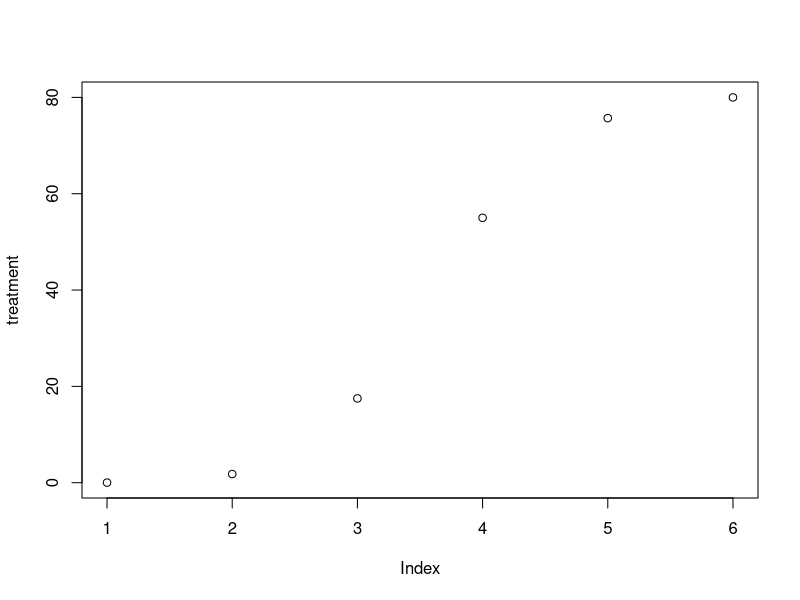
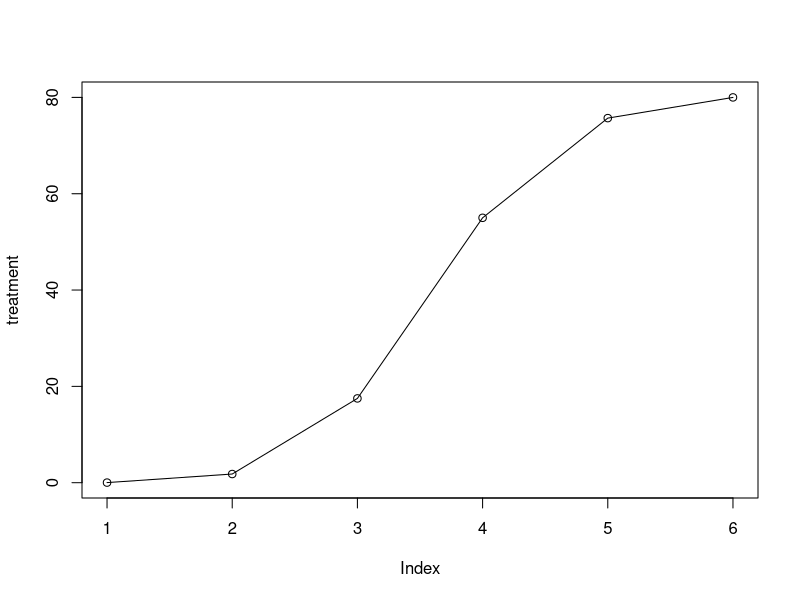
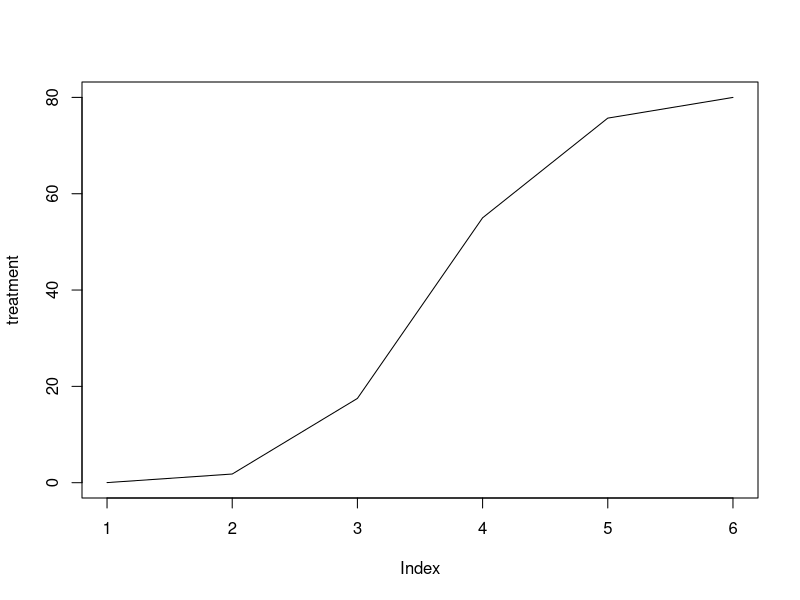
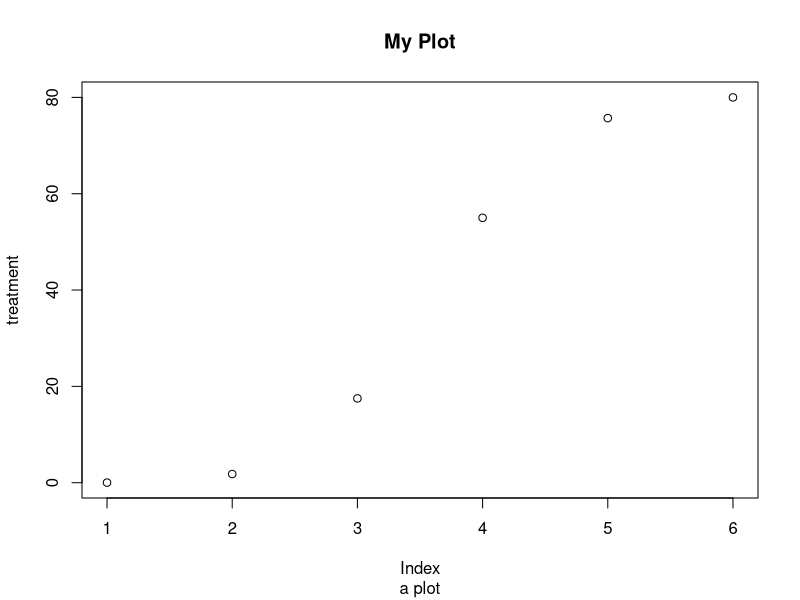
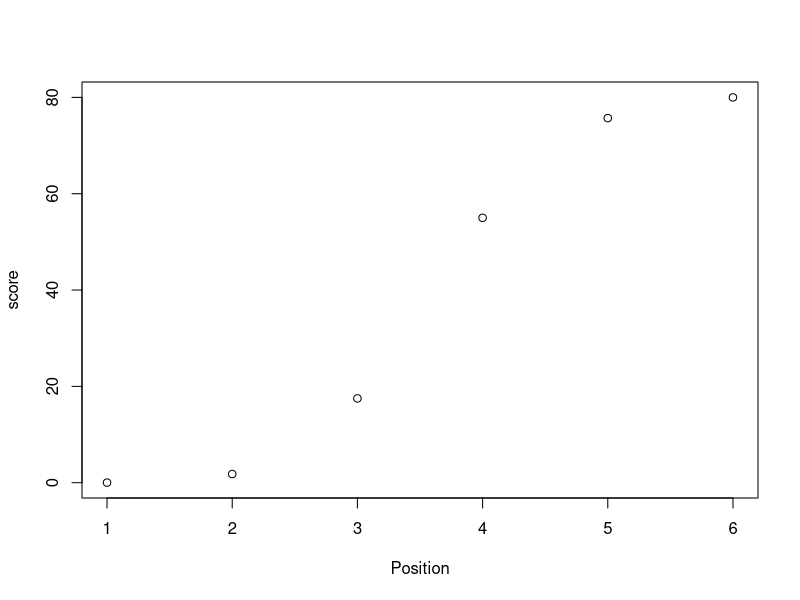
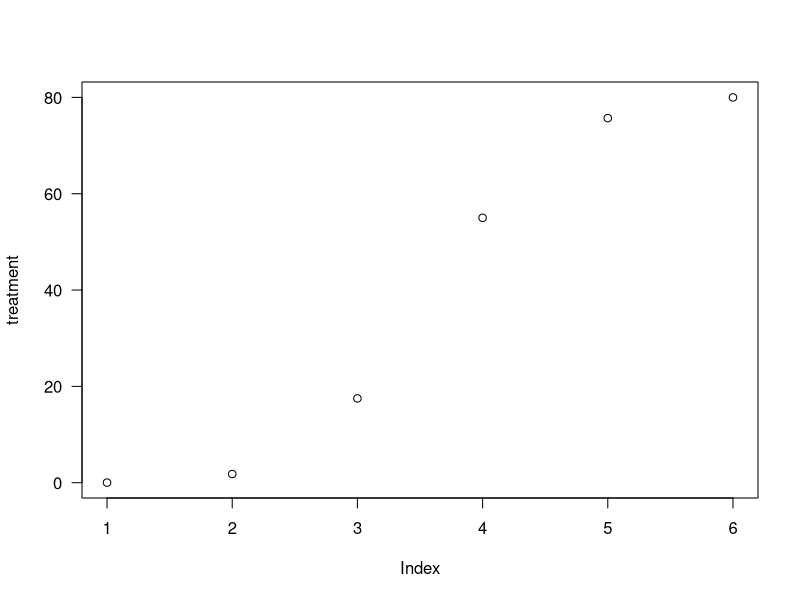
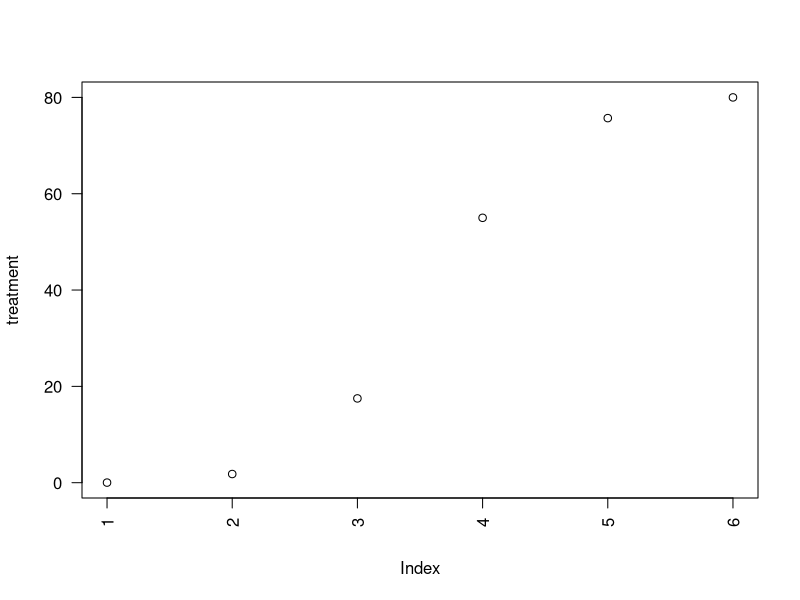
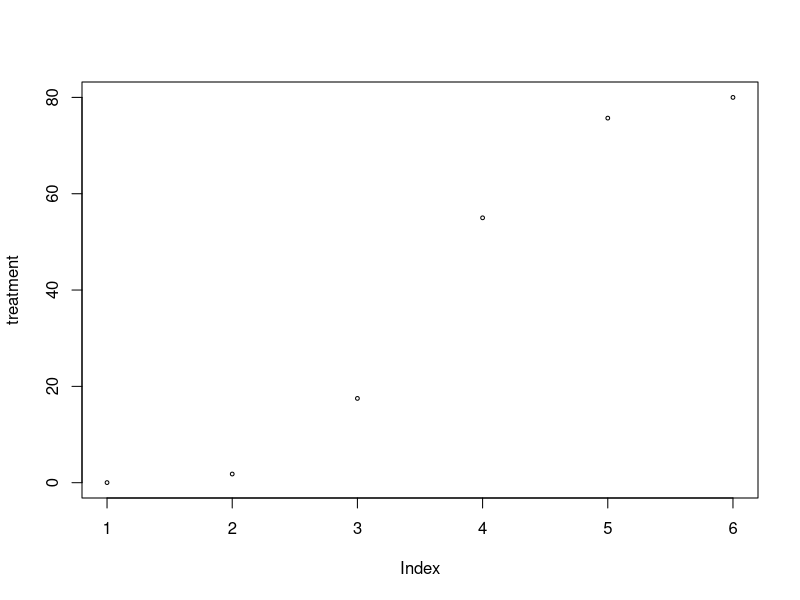

Write the R code that produced these figures, in order.
treatment <- c(0.02,1.8, 17.5, 55,75.7, 80)

plot(treatment)

#make it a line plot
plot(treatment, type = 'o')

#only line
plot(treatment, type="l")

#add a title with main argument and or a sub-title
plot(treatment, main="My Plot", sub="a plot")

#customize our x and y axis label with the `xlab` and `ylab` 
plot(treatment, xlab="Position", ylab="score")

#control the orientation of labels on axis using `las` argument
plot(treatment, las=1)
plot(treatment, las=2)

#control the size of points in our plot using the `cex` parameter
plot(treatment, cex=0.5)

#control the type of points in our plot using the `pch` parameter
plot(treatment, pch=8)

#line we control size with `lwd` parameter
plot(treatment, type="l",lwd=100)

#control the type of line with `lty` parameter
plot(treatment, type="l",lty=1)

#control color or lines or points using the `col` argument
plot(treatment, type="l", col="red")
plot(treatment, type="l", col="dodgerblue")

#specify `rgb` color and use define `alpha` to set transparency
myRed <- rgb(1,0,0, alpha=0.5)
plot(treatment, type="p", cex=4, pch=20, col=myRed)

#`par` set or query graphical parameters. Among other uses (size of plot margins `mar`, spacing between margin elements `mgp`, dimensions of whole plot `fig`, etc.), you modify `par` to plot two graphs next to each others
par(mfrow = c(1, 2))
plot(treatment, type="p", cex=4, pch=20, col=myRed)
plot(treatment, type="p", cex=4, pch=20, col='#87736f')

#reset the parameter
dev.off()

control <- c(0, 20, 40, 60, 80,100)
plot(control,treatment)

#`line`for create another line in the same plot
plot(treatment, type="o", col="blue")
lines(control, type="o", pch=22, lty=2, col="red")

#define the limit by `xlim`and `ylim` 
plot(treatment, type="o", col="blue",ylim=c(0,100))
lines(control, type="o", pch=22, lty=2, col="red")

#change limit automatically by `range`
g_range <- range(0, treatment, control)
g_range
plot(treatment, type="o", col="blue", ylim=g_range)

#turn off axis and annotation plotting using `axes=FALSE` and `ann=FALSE`
plot(treatment, type="o", col="blue", ylim=g_range, axes=FALSE, ann=FALSE)

#create our own X axis by using the `axis()` function. We specify the `side` argument for where to place axis, the `at` argument to specify where to put axis ticks and `lab` argument to specify labels for axis ticks
plot(treatment, type="o", col="blue", ylim=g_range, axes=FALSE, ann=FALSE)
axis(side=1, at=1:6, lab=c("Mon","Tue","Wed","Thu","Fri","Sat"))

#use `seq()` function to make axis tick positions for `at` argument
plot(treatment, type="o", col="blue", ylim=g_range, axes=FALSE, ann=FALSE)
axis(side=1, at=1:6, lab=c("Mon","Tue","Wed","Thu","Fri","Sat"))
axis(2, las=1, at=seq(0,g_range[2],by=20))

#add a box around our plot using the `box()` function.
box()

#add legend `legend()`
plot(treatment, type="o", col="blue", lwd=1, ylim=g_range,axes=FALSE, ann=FALSE)
axis(1, at=1:6, lab=c("Mon","Tue","Wed","Thu","Fri","Sat"))
axis(2, las=1, at=20*0:g_range[2])
box()
lines(control, type="o", pch=22, lty=2, col="red", lwd=2.5)
legend("topleft",legend=c("treatment","control"),col=c("blue","red"), pch=21:22, lty=1:2, lwd=c(1,2.5))

#for color blind
install.packages('viridis')
library(viridis)
viridis(5)

#Histogram
hist(treatment)
hist(treatment, col="lightblue", ylim=c(0,5),cex.main=0.8)

par(mfrow = c(1, 2))
hist(treatment, col="lightblue", ylim=c(0,5), cex.main=0.8, breaks = 2)
hist(treatment, col="lightblue", ylim=c(0,5), cex.main=0.8, breaks = 10)

#Dot charts help compare paired data
data<-data.frame(treatment, control)
row.names(data)<-c("Mon","Tue","Wed","Thu","Fri","Sat")
dotchart(as.matrix(t(data)))
dotchart(as.matrix(t(data)), color=c("red","blue"),main="Dotchart", cex=0.5)

#Boxplot
boxplot(len ~ dose, data = ToothGrowth,
        boxwex = 0.25, at = 1:3 - 0.2,
        horizontal=T, las= 1,
        subset = supp == "VC", col = "yellow",
        main = "Guinea Pigs' Tooth Growth",
        xlab = "tooth length",
        ylab = "Vitamin C dose mg",
        xlim = c(0.5, 3.5), ylim = c(0, 35), yaxs='i')

#text
plot(control, treatment, ylim = g_range)
text(20,60, 'THIS AREA OF \n THE PLOT HAS \n NO SAMPLE', col='red')
text(control, treatment, letters[1:6], adj=c(0,-1), col='blue')
